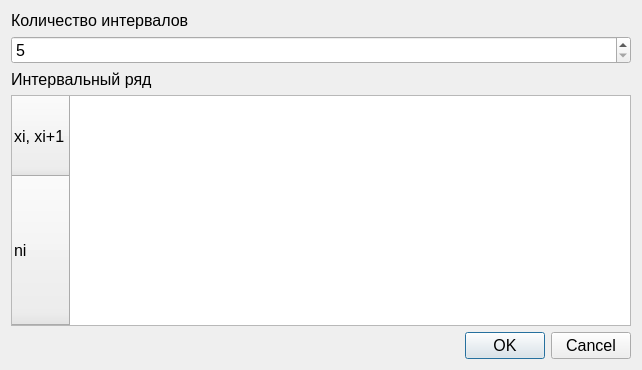
<?xml version="1.0" encoding="UTF-8"?>
<ui version="4.0">
 <class>EnterDialog</class>
 <widget class="QDialog" name="EnterDialog">
  <property name="geometry">
   <rect>
    <x>0</x>
    <y>0</y>
    <width>642</width>
    <height>370</height>
   </rect>
  </property>
  <property name="minimumSize">
   <size>
    <width>600</width>
    <height>300</height>
   </size>
  </property>
  <property name="font">
   <font>
    <pointsize>12</pointsize>
   </font>
  </property>
  <property name="windowTitle">
   <string>Ввести интервальный ряд</string>
  </property>
  <layout class="QVBoxLayout" name="verticalLayout">
   <item>
    <widget class="QLabel" name="label">
     <property name="text">
      <string>Количество интервалов</string>
     </property>
    </widget>
   </item>
   <item>
    <widget class="QSpinBox" name="intervalAmountBox">
     <property name="minimum">
      <number>5</number>
     </property>
     <property name="maximum">
      <number>10</number>
     </property>
    </widget>
   </item>
   <item>
    <widget class="QLabel" name="label_2">
     <property name="text">
      <string>Интервальный ряд</string>
     </property>
    </widget>
   </item>
   <item>
    <widget class="QTableWidget" name="intervalsTable">
     <attribute name="horizontalHeaderDefaultSectionSize">
      <number>125</number>
     </attribute>
     <attribute name="verticalHeaderDefaultSectionSize">
      <number>80</number>
     </attribute>
     <attribute name="verticalHeaderStretchLastSection">
      <bool>true</bool>
     </attribute>
     <row>
      <property name="text">
       <string>xi, xi+1</string>
      </property>
     </row>
     <row>
      <property name="text">
       <string>ni</string>
      </property>
     </row>
    </widget>
   </item>
   <item>
    <widget class="QDialogButtonBox" name="buttonBox">
     <property name="orientation">
      <enum>Qt::Horizontal</enum>
     </property>
     <property name="standardButtons">
      <set>QDialogButtonBox::Cancel|QDialogButtonBox::Ok</set>
     </property>
    </widget>
   </item>
  </layout>
 </widget>
 <resources/>
 <connections>
  <connection>
   <sender>buttonBox</sender>
   <signal>accepted()</signal>
   <receiver>EnterDialog</receiver>
   <slot>accept()</slot>
   <hints>
    <hint type="sourcelabel">
     <x>248</x>
     <y>254</y>
    </hint>
    <hint type="destinationlabel">
     <x>157</x>
     <y>274</y>
    </hint>
   </hints>
  </connection>
  <connection>
   <sender>buttonBox</sender>
   <signal>rejected()</signal>
   <receiver>EnterDialog</receiver>
   <slot>reject()</slot>
   <hints>
    <hint type="sourcelabel">
     <x>316</x>
     <y>260</y>
    </hint>
    <hint type="destinationlabel">
     <x>286</x>
     <y>274</y>
    </hint>
   </hints>
  </connection>
 </connections>
</ui>
